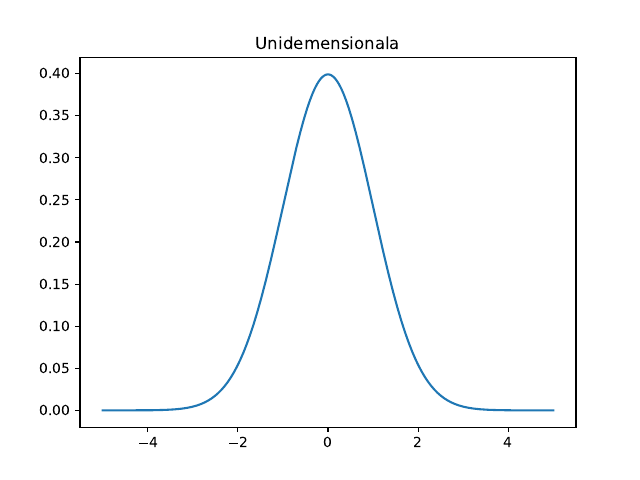

Here is the Python script that generated this plot:
import numpy as np
import matplotlib.pyplot as plt
from matplotlib.backends.backend_pdf import PdfPages

pdf = []
pdfDoc = PdfPages('p01.pdf')

N = 1000

# a) unidimensionala
mu = 0 
sigma = 1
x = np.linspace(mu - 5 * sigma, mu + 5 * sigma, N)
y = (1/ np.sqrt(2*np.pi*(sigma**2))) * np.exp(-1/2 * (x - mu)**2/sigma**2)

fig, axs = plt.subplots()
axs.plot(x, y)
axs.set_title('Unidemensionala')

fig.savefig("p01_a.png")
pdf.append(fig)




for page in pdf:
    pdfDoc.savefig(page)
pdfDoc.close()